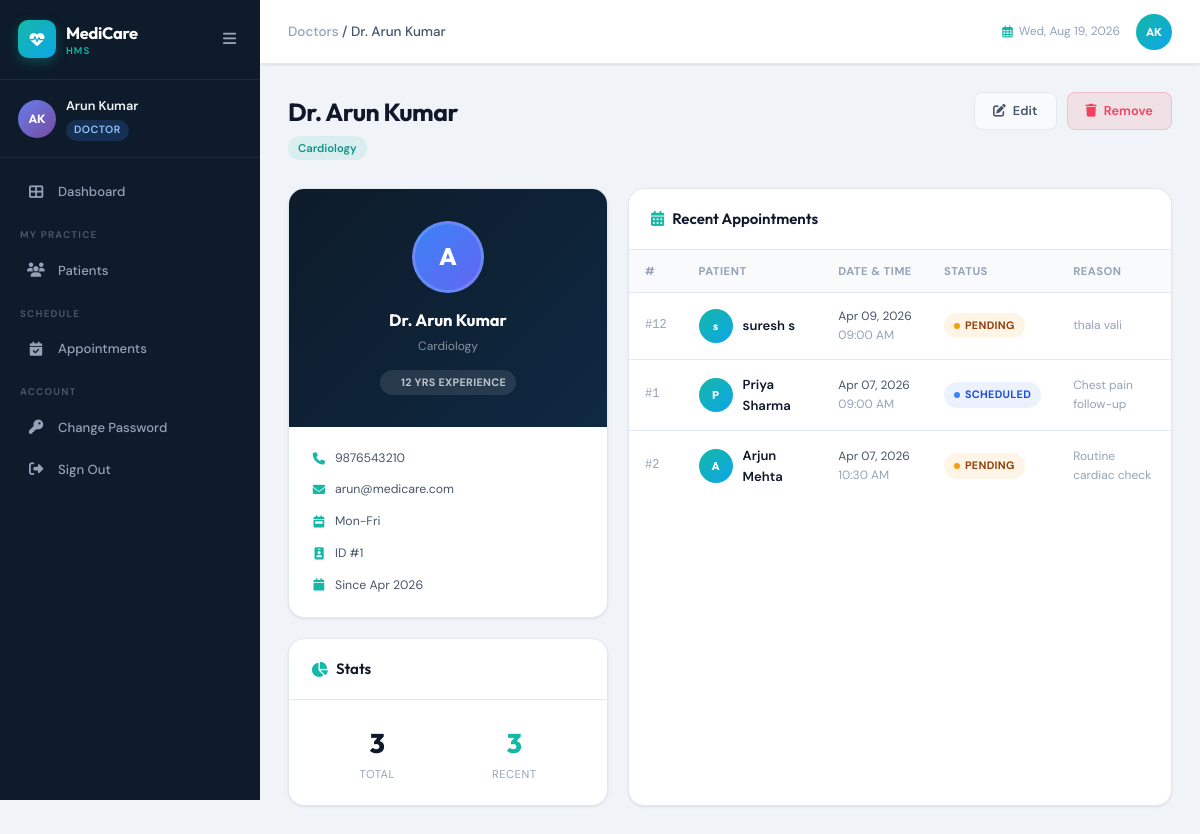
/doctors/1/ (signed in), run on the app's committed database.
### hospital/models.py (models this page shows, shortened)
class User(AbstractUser):
    ROLE_CHOICES = (
        ('admin', 'Admin'),
        ('doctor', 'Doctor'),
        ('patient', 'Patient'),
    )
    role = models.CharField(max_length=10, choices=ROLE_CHOICES, default='patient')
    phone = models.CharField(max_length=15, blank=True, null=True)
    requires_password_change = models.BooleanField(default=False)

class Doctor(models.Model):
    SPECIALIZATION_CHOICES = [
        ('Cardiology', 'Cardiology'),
        ('Neurology', 'Neurology'),
        ('Orthopedics', 'Orthopedics'),
        ('Pediatrics', 'Pediatrics'),
        ('Dermatology', 'Dermatology'),
        ('General Medicine', 'General Medicine'),
        ('Gynecology', 'Gynecology'),
        ('Ophthalmology', 'Ophthalmology'),
        ('Psychiatry', 'Psychiatry'),
        ('Radiology', 'Radiology'),
        ('Surgery', 'Surgery'),
        ('Urology', 'Urology'),
        ('ENT', 'ENT'),
        ('Oncology', 'Oncology'),
        ('Endocrinology', 'Endocrinology'),
    ]
    user = models.OneToOneField(User, on_delete=models.SET_NULL, null=True, blank=True, related_name='doctor_profile')
    doctor_id = models.AutoField(primary_key=True)
    name = models.CharField(max_length=100)
    specialization = models.CharField(max_length=100, choices=SPECIALIZATION_CHOICES)
    contact = models.CharField(max_length=15)
    email = models.EmailField(blank=True, null=True)
    experience_years = models.PositiveIntegerField(default=0)
    available_days = models.CharField(max_length=200, default='Mon-Fri')
    created_at = models.DateTimeField(auto_now_add=True)
    @property
    def total_appointments(self):
        return self.appointment_set.count()

class Appointment(models.Model):
    STATUS_CHOICES = [
        ('Pending', 'Pending'),
        ('Scheduled', 'Scheduled'),
        ('Completed', 'Completed'),
        ('Cancelled', 'Cancelled'),
        ('No-Show', 'No-Show'),
    ]
    appointment_id = models.AutoField(primary_key=True)
    patient = models.ForeignKey(Patient, on_delete=models.CASCADE)
    doctor = models.ForeignKey(Doctor, on_delete=models.CASCADE)
    appointment_date = models.DateField()
    appointment_time = models.TimeField(default='09:00')
    status = models.CharField(max_length=50, choices=STATUS_CHOICES, default='Pending')
    reason = models.TextField(blank=True, null=True)
    notes = models.TextField(blank=True, null=True)
    created_at = models.DateTimeField(auto_now_add=True)
    class Meta:
        ordering = ['-appointment_date', '-appointment_time']

class Patient(models.Model):
    GENDER_CHOICES = [('Male', 'Male'), ('Female', 'Female'), ('Other', 'Other')]
    BLOOD_GROUP_CHOICES = [
        ('A+', 'A+'), ('A-', 'A-'), ('B+', 'B+'), ('B-', 'B-'),
        ('AB+', 'AB+'), ('AB-', 'AB-'), ('O+', 'O+'), ('O-', 'O-'),
    ]
    user = models.OneToOneField(User, on_delete=models.SET_NULL, null=True, blank=True, related_name='patient_profile')
    patient_id = models.AutoField(primary_key=True)
    name = models.CharField(max_length=100)
    age = models.IntegerField()
    gender = models.CharField(max_length=10, choices=GENDER_CHOICES)
    contact = models.CharField(max_length=15)
    email = models.EmailField(blank=True, null=True)
    address = models.TextField(blank=True, null=True)
    blood_group = models.CharField(max_length=5, choices=BLOOD_GROUP_CHOICES, blank=True, null=True)
    emergency_contact = models.CharField(max_length=15, blank=True, null=True)
    registered_on = models.DateField(auto_now_add=True)

### hospital/views.py (the view)
# urls.py: path('doctors/<int:pk>/', views.doctor_detail, name='doctor_detail'),
@login_required
def doctor_detail(request, pk):
    doctor = get_object_or_404(Doctor, pk=pk)
    appointments = doctor.appointment_set.select_related('patient').order_by('-appointment_date')[:10]
    return render(request, 'hospital/doctor_detail.html', {'doctor': doctor, 'appointments': appointments})

### hospital/templates/hospital/doctor_detail.html (shortened to what this page needs)
{% extends 'hospital/base.html' %}
{% block breadcrumb %}<a href="{% url 'doctor_list' %}" style="color:var(--text-muted);">Doctors</a> / Dr. {{ doctor.name }}{% endblock %}
{% block content %}
<div class="page-header">
  <div class="page-header-left">
    <h1 class="page-title">Dr. {{ doctor.name }}</h1>
    <p class="page-subtitle"><span class="spec-tag">{{ doctor.specialization }}</span></p>
  </div>
  <div class="page-header-actions">
    <a href="{% url 'doctor_edit' doctor.pk %}" class="btn btn-secondary"><i class="fas fa-edit"></i> Edit</a>
    <a href="{% url 'doctor_delete' doctor.pk %}" class="btn btn-danger"><i class="fas fa-trash"></i> Remove</a>
  </div>
</div>
<div style="display:grid;grid-template-columns:320px 1fr;gap:20px;flex-wrap:wrap;">
  <div style="display:flex;flex-direction:column;gap:20px;">
    <div class="card">
      <div style="background:linear-gradient(135deg,#0D1B2A,#0F2942);padding:32px 24px;text-align:center;">
        <div style="width:72px;height:72px;border-radius:50%;background:linear-gradient(135deg,var(--blue),#6366F1);color:white;display:flex;align-items:center;justify-content:center;font-size:1.6rem;font-weight:800;font-family:'Outfit',sans-serif;margin:0 auto 14px;border:3px solid rgba(255,255,255,0.15);">
          {{ doctor.name|first }}
        </div>
        <div style="font-family:'Outfit',sans-serif;font-size:1.1rem;font-weight:700;color:white;">Dr. {{ doctor.name }}</div>
        <div style="font-size:0.8rem;color:rgba(255,255,255,0.5);margin-top:4px;">{{ doctor.specialization }}</div>
        <div style="margin-top:12px;"><span class="badge" style="background:rgba(255,255,255,0.1);color:rgba(255,255,255,0.7);">{{ doctor.experience_years }} yrs experience</span></div>
      </div>
      <div class="card-body">
        <div style="display:flex;flex-direction:column;gap:12px;">
          {% if doctor.contact %}
          <div class="profile-meta-row"><i class="fas fa-phone" style="color:var(--teal);width:16px;"></i><span>{{ doctor.contact }}</span></div>
          {% endif %}
          {% if doctor.email %}
          <div class="profile-meta-row"><i class="fas fa-envelope" style="color:var(--teal);width:16px;"></i><span>{{ doctor.email }}</span></div>
          {% endif %}
          <div class="profile-meta-row"><i class="fas fa-calendar-week" style="color:var(--teal);width:16px;"></i><span>{{ doctor.available_days }}</span></div>
          <div class="profile-meta-row"><i class="fas fa-id-badge" style="color:var(--teal);width:16px;"></i><span>ID #{{ doctor.doctor_id }}</span></div>
          <div class="profile-meta-row"><i class="fas fa-calendar" style="color:var(--teal);width:16px;"></i><span>Since {{ doctor.created_at|date:"M Y" }}</span></div>
        </div>
      </div>
    </div>
    <div class="card">
      <div class="card-header"><span class="card-title"><i class="fas fa-chart-pie"></i> Stats</span></div>
      <div class="card-body">
        <div style="display:flex;justify-content:space-around;text-align:center;">
          <div><div style="font-family:'Outfit',sans-serif;font-size:1.8rem;font-weight:800;color:var(--text-primary);">{{ doctor.total_appointments }}</div><div style="font-size:0.75rem;color:var(--text-muted);text-transform:uppercase;letter-spacing:0.5px;">Total</div></div>
          <div><div style="font-family:'Outfit',sans-serif;font-size:1.8rem;font-weight:800;color:var(--teal);">{{ appointments|length }}</div><div style="font-size:0.75rem;color:var(--text-muted);text-transform:uppercase;letter-spacing:0.5px;">Recent</div></div>
        </div>
      </div>
    </div>
  </div>
  <div class="card">
    <div class="card-header">
      <span class="card-title"><i class="fas fa-calendar-alt"></i> Recent Appointments</span>
    </div>
    <div class="table-wrapper">
      <table>
        <thead><tr><th>#</th><th>Patient</th><th>Date & Time</th><th>Status</th><th>Reason</th></tr></thead>
        <tbody>
          {% for appt in appointments %}
          <tr>
            <td class="td-id">#{{ appt.appointment_id }}</td>
            <td>
              <div class="avatar-chip">
                <div class="chip-avatar chip-teal">{{ appt.patient.name|first }}</div>
                <span class="td-name">{{ appt.patient.name }}</span>
              </div>
            </td>
            <td class="text-sm">{{ appt.appointment_date|date:"M d, Y" }}<br><span class="text-muted">{{ appt.appointment_time|time:"h:i A" }}</span></td>
            <td>
              {% if appt.status == 'Scheduled' %}<span class="badge badge-blue">{{ appt.status }}</span>
              {% elif appt.status == 'Completed' %}<span class="badge badge-green">{{ appt.status }}</span>
              {% elif appt.status == 'Cancelled' %}<span class="badge badge-rose">{{ appt.status }}</span>
              {% elif appt.status == 'Pending' %}<span class="badge badge-amber">{{ appt.status }}</span>
              {% else %}<span class="badge badge-gray">{{ appt.status }}</span>{% endif %}
            </td>
            <td class="text-sm text-muted">{{ appt.reason|default:"—"|truncatechars:40 }}</td>
          </tr>
          {% empty %}
          <tr><td colspan="5"><div class="empty-state"><div class="empty-icon"><i class="fas fa-calendar"></i></div><div class="empty-title">No appointments yet</div></div></td></tr>
          {% endfor %}
        </tbody>
      </table>
    </div>
  </div>
</div>
{% endblock %}

### hospital/templates/hospital/base.html (shortened to what this page needs)
<!DOCTYPE html>
<html lang="en">
<head>
<link rel="stylesheet" href="https://cdnjs.cloudflare.com/ajax/libs/font-awesome/6.5.0/css/all.min.css">
{% load static %}
<link rel="stylesheet" href="{% static 'hospital/css/hms.css' %}">
</head>
<body>
{% if user.is_authenticated %}
<aside class="sidebar" id="sidebar">
  <div class="sidebar-header">
    <div class="sidebar-logo">
      <div class="logo-icon"><i class="fas fa-heartbeat"></i></div>
      <div class="logo-text">
        <span class="logo-name">MediCare</span>
        <span class="logo-sub">HMS</span>
      </div>
    </div>
    <button class="sidebar-toggle" id="sidebarToggle"><i class="fas fa-bars"></i></button>
  </div>
  <div class="sidebar-user">
    <div class="user-avatar">{{ user.first_name|first|upper }}{{ user.last_name|first|upper }}</div>
    <div class="user-info">
      <span class="user-name">{{ user.get_full_name|default:user.username }}</span>
      <span class="user-role role-{{ user.role }}">{{ user.role|title }}</span>
    </div>
  </div>
  <nav class="sidebar-nav">
    <a href="{% url 'dashboard' %}" class="nav-item {% if request.resolver_match.url_name == 'dashboard' %}active{% endif %}">
      <i class="fas fa-th-large"></i><span>Dashboard</span>
    </a>
    {% if user.role == 'doctor' %}
    <div class="nav-section">My Practice</div>
    <a href="{% url 'patient_list' %}" class="nav-item {% if 'patient' in request.resolver_match.url_name %}active{% endif %}">
      <i class="fas fa-users"></i><span>Patients</span>
    </a>
    {% endif %}
    <div class="nav-section">{% if user.role == 'patient' %}My{% else %}Schedule{% endif %}</div>
    <a href="{% url 'appointment_list' %}" class="nav-item {% if 'appointment' in request.resolver_match.url_name %}active{% endif %}">
      <i class="fas fa-calendar-check"></i><span>Appointments</span>
    </a>
    <div class="nav-section">Account</div>
    <a href="{% url 'change_password' %}" class="nav-item {% if request.resolver_match.url_name == 'change_password' %}active{% endif %}">
      <i class="fas fa-key"></i><span>Change Password</span>
    </a>
    <a href="{% url 'logout' %}" class="nav-item nav-logout">
      <i class="fas fa-sign-out-alt"></i><span>Sign Out</span>
    </a>
  </nav>
</aside>
<div class="main-wrapper" id="mainWrapper">
  <header class="topbar">
    <div class="topbar-left">
      <div class="breadcrumb">
        <span>{% block breadcrumb %}Dashboard{% endblock %}</span>
      </div>
    </div>
    <div class="topbar-right">
      <div class="topbar-date"><i class="far fa-calendar-alt"></i> <span id="currentDate"></span></div>
      <div class="topbar-user">
        <div class="topbar-avatar">{{ user.first_name|first|upper }}{{ user.last_name|first|upper }}</div>
      </div>
    </div>
  </header>
  <main class="page-content">
    {% block content %}{% endblock %}
  </main>
</div>
{% endif %}
{% load static %}
</body>
</html>

### data on the page
User: first_name|first "A", last_name|first "K", get_full_name "Arun Kumar", role "DOCTOR"
Doctor: name "Arun Kumar", specialization "Cardiology", name|first "A", experience_years "12", contact "9876543210", email "arun@medicare.com", available_days "Mon-Fri", doctor_id "1", created_at "Apr 2026", total_appointments "3"
Appointment: appointment_id "12", patient.name|first "s", patient.name "suresh s", appointment_date "Apr 09, 2026", appointment_time "09:00 AM", status "PENDING", reason "thala vali"
Appointment: appointment_id "1", patient.name|first "P", patient.name "Priya Sharma", appointment_date "Apr 07, 2026", appointment_time "09:00 AM", status "SCHEDULED", reason "Chest pain follow-up"
Appointment: appointment_id "2", patient.name|first "A", patient.name "Arjun Mehta", appointment_date "Apr 07, 2026", appointment_time "10:30 AM", status "PENDING", reason "Routine cardiac check"

### other printed values
{{ appointments|length }} "3"
